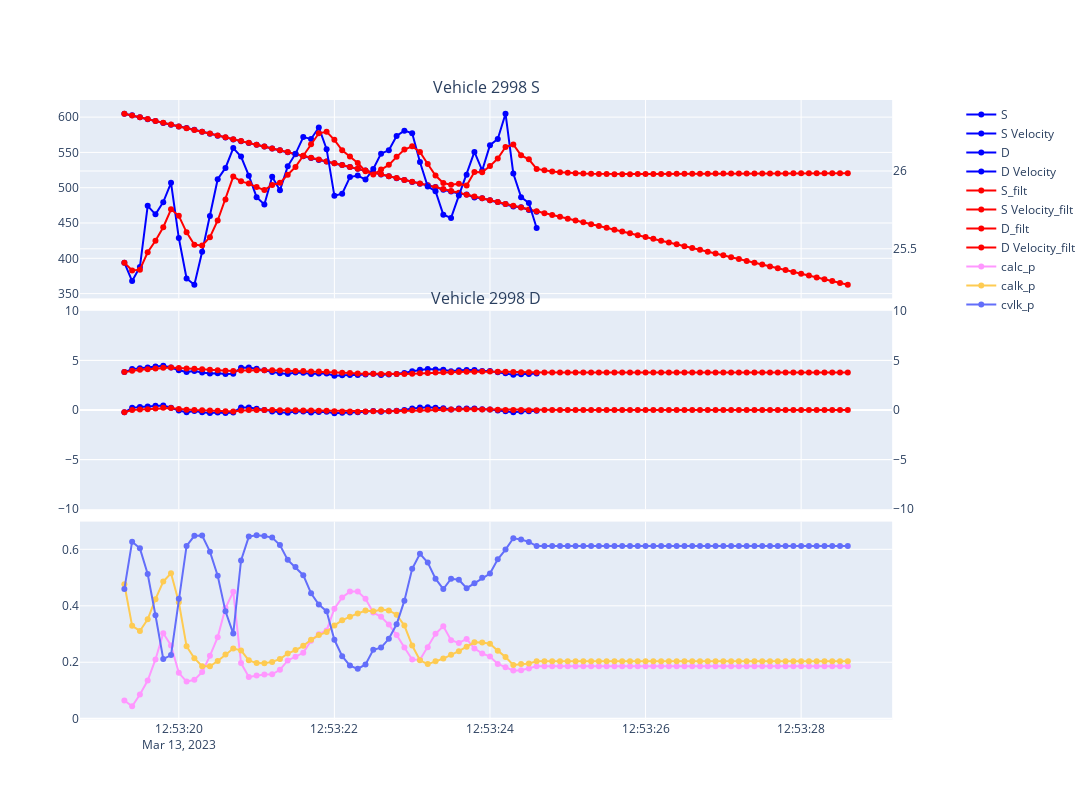

Notebook cell for this chart:
### Code cell
import plotly.graph_objects as go
from plotly.subplots import make_subplots

# from src.filters.kalman2 import kf_filter_lanechange

# veh = joined_df['object_id'].sample(1).to_numpy()[0]
veh = 2998

veh_df = joined_df.filter(pl.col("vehicle_ind") == veh).sort("epoch_time")

fig = make_subplots(
    rows=3,
    cols=1,
    shared_xaxes=True,
    vertical_spacing=0.02,
    subplot_titles=(
        f"Vehicle {veh} S",
        f"Vehicle {veh} D",
    ),
    # add a secondary y axis to the velocity plots
    specs=[
        [{"secondary_y": True}],
        [{"secondary_y": True}],
        [{"secondary_y": False}],
    ],
)


colors = {
    "": "blue",
    "_filt": "red",
}


for df, ext in [(veh_df, ""), (veh_df, "_filt")]:
    fig.add_trace(
        go.Scatter(
            x=veh_df["epoch_time"],
            y=df[f"s{ext}"],
            mode="markers+lines",
            name=f"S{ext}",
            marker_color=colors[ext],
        ),
        row=1,
        col=1,
    )

    fig.add_trace(
        go.Scatter(
            x=veh_df["epoch_time"],
            y=df[f"s_velocity{ext}"] * -1,
            mode="markers+lines",
            name=f"S Velocity{ext}",
            marker_color=colors[ext],
        ),
        row=1,
        col=1,
        secondary_y=True,
    )

    # add the D dimension
    fig.add_trace(
        go.Scatter(
            x=veh_df["epoch_time"],
            y=df[f"d{ext}"],
            mode="markers+lines",
            name=f"D{ext}",
            marker_color=colors[ext],
        ),
        row=2,
        col=1,
    )

    fig.add_trace(
        go.Scatter(
            x=veh_df["epoch_time"],
            y=df[f"d_velocity{ext}"],
            mode="markers+lines",
            name=f"D Velocity{ext}",
            marker_color=colors[ext],
        ),
        row=2,
        col=1,
        secondary_y=True,
    )


for p in ["calc_p", "calk_p", "cvlk_p"]:
    # plot the probabilities
    fig.add_trace(
        go.Scatter(
            x=veh_df["epoch_time"],
            y=veh_df[p],
            mode="markers+lines",
            name=p,
            # marker_color="green",
        ),
        row=3,
        col=1,
    )


# bound the y axis
# fig.update_yaxes(range=[-10, 100], row=1, col=1)
fig.update_yaxes(range=[-10, 10], row=2, col=1)

fig.update_layout(
    height=800,
    width=1200,
)
